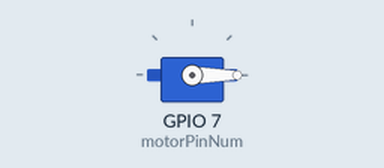
A sketch run on a simulated ESP8266 (NodeMCU). Parts: servo. WiFi joins after 1.5 s; servers stay silent unless stated; uploads are accepted with an empty reply; what the sketch prints to the serial monitor is not drawn.

Above: at 1.75 s.
At 8.2 s:
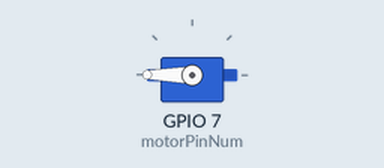
Timing chart, 0 to 12.4 s (numbered marks = the images above):
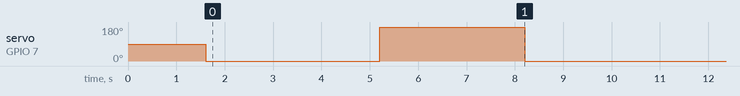

The sketch:

wifi.ino
```cpp
#include <ESP8266WiFi.h>
#include <ESP8266HTTPClient.h>
#include <WiFiClient.h>
#include <Servo.h>

const char* ssid = "wifi";
const char* password = "password";

const char* serverName = "http://localhost:8080/api/orders/verify-serial";

unsigned long lastTime = 0;
unsigned long timerDelay = 5000;

const int motorPinNum = 7;
Servo motor;


void setup() {
  // put your setup code here, to run once:
  Serial.begin(115200);
  WiFi.begin(ssid, password);
  Serial.println("Connecting");

  while(WiFi.status() != WL_CONNECTED) {
    delay(500);
    Serial.print(".");
  }

  Serial.println("");
  Serial.print("Connected to WiFi network with IP Address: ");
  Serial.println(WiFi.localIP());

  Serial.println("Timer set to 5 sec ");

  motor.attach(motorPinNum);
  delay(100);
  motor.write(0);
  delay(100);

}

void loop() {
  // put your main code here, to run repeatedly:

  if((millis() - lastTime) > timerDelay) {
    if(WiFi.status() == WL_CONNECTED) {
      WiFiClient client;
      HTTPClient http;

      http.begin(client, serverName);

      // QR 스캔

      http.addHeader("Content-Type", "application/json");
      int httpResponseCode = http.POST("{\"serialNum\":\"asapD2022090421\",\"orderId\":\"2\"}");

      Serial.print("HTTP Response code: ");
      Serial.println(httpResponseCode);

      // 응답 후처리
      if(httpResponseCode > 0) {
        if(httpResponseCode == 200) {
          motor.write(180);
          delay(3000);
          motor.write(0);
        } else {
          Serial.println("Verify serialNum Fail !!!!!!!");
        }
      }

      http.end();
    } else {
      Serial.println("WiFi Disconnected");
    }
    lastTime = millis();
  }
}
```

Measured:
- by itself, servo on GPIO 7 (motorPinNum): repeats every 8.2 s: 180° 3.0 s, 0° 5.2 s
